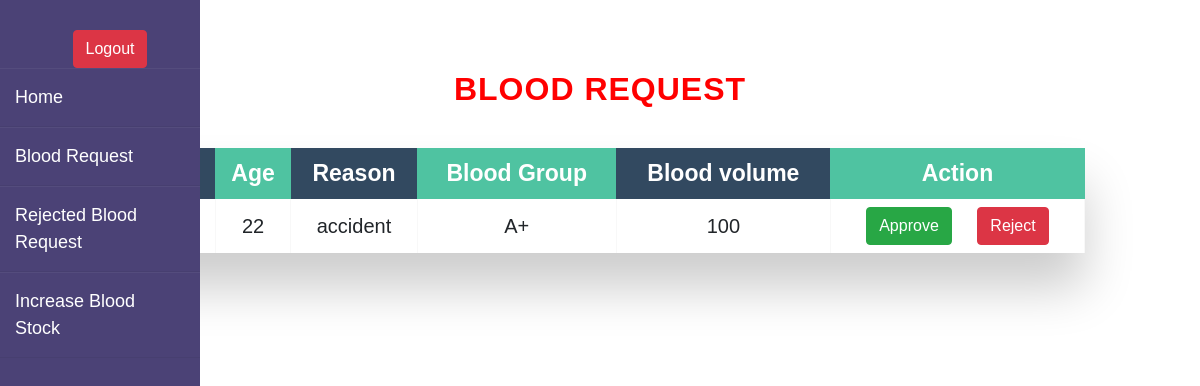
The app's page /user_blood_request with its own data.
### Blood_Bank_Management_System/models.py (models this page shows)
class User20(models.Model):
    name=models.CharField(max_length=20)
    age=models.IntegerField()
    reason=models.CharField(max_length=30)
    blood_group=models.CharField(max_length=10)
    blood_volume=models.IntegerField()
    class Meta:
        db_table="User20"

### Blood_Bank_Management_System/views.py (the view)
# urls.py: path("user_blood_request",views.user_blood_request),
def user_blood_request(request):
    u=User20.objects.all()
    return render(request,'user_blood_request.html',{'u':u})

### Blood_Bank_Management_System/templates/user_blood_request.html (shortened to what this page needs)
{% load static %}
<!doctype html>
<html lang="en">
  <head>
    <link rel="stylesheet" href="{% static 'how2.css' %}">
    <link rel="stylesheet" href="{% static 'user_home1.css' %}">
    <link rel="stylesheet" href="{% static 'user_blood_request1.css' %}">
    <link rel="stylesheet" href="https://cdn.jsdelivr.net/npm/bootstrap@4.4.1/dist/css/bootstrap.min.css">
  </head>
  <body>
    <div class="wrapper">
      <div class="sidebar">
          <div class="text-center">
              <button onclick="window.location.href='home_page';"  ="submit" class="btn btn-danger" data-mdb-ripple-init style="margin-left: 20px;">
                <a>Logout</a>
              </button>
          </div>
          <ul>
            <li><a href="admin_home" style="font-size: 18px;color: white;">Home</a></li>
            <li><a href="user_blood_request" style="font-size: 18px;color: white;">Blood Request</a></li>
            <li><a href="user_request_rejected" style="font-size: 18px;color: white;">Rejected Blood Request</a></li>
            <li><a href="admin_blood_stock" style="font-size: 18px;color: white;">Increase Blood Stock</a></li>
          </ul>
      </div>
  </div>
        <div class="container-lg">
          <h2 style="color: red;margin-top: 40px;font-weight: bold;">Blood Request</h2>
          <div class="table-wrapper">
              <table class="fl-table">
                  <thead>
                  <tr><th>Name</th><th>Age</th><th>Reason</th><th>Blood Group</th><th>Blood volume</th><th>Action</th></tr>
                  </thead>
                  <tbody>
                      {% for i in u %}
                  <tr><td>{{i.name}}</td><td>{{i.age}}</td><td>{{i.reason}}</td><td>{{i.blood_group}}</td><td>{{i.blood_volume}}</td><td><button type="submit" class="btn btn-success" data-mdb-ripple-init onclick="window.location.href='insert_data/{{i.id}}'" class="button" id="myButton">
                    <a>Approve</a>
                  </button>
                  <button type="submit" class="btn btn-danger" data-mdb-ripple-init style="margin-left: 20px;" data-mdb-ripple-init onclick="window.location.href='insert_data1/{{i.id}}'" class="button" id="myButton">
                    <a>Reject</a>
                  </button></td></tr>
                  {% endfor %}
                  </tbody>
              </table>
          </div>
      </div>
  </body>
</html>

### Blood_Bank_Management_System/static/how2.css (style rules this page uses)
* { margin: 0; padding: 0; box-sizing: border-box; list-style: none; text-decoration: none; font-family: sans-serif; }
body { background-color: #f3f5f9; }
.wrapper { display: flex; position: relative; }
.wrapper .sidebar { width: 200px; height: 100%; background: #4b4276; padding: 30px 0px; position: fixed; }
.wrapper .sidebar .text-center { text-align: center; }
.wrapper .sidebar ul li { padding: 15px; border-bottom: 1px solid #bdb8d7; border-bottom: 1px solid rgba(0,0,0,0.05); border-top: 1px solid rgba(255,255,255,0.05); }
.wrapper .sidebar ul li a { color: #bdb8d7; display: block; }

### Blood_Bank_Management_System/static/user_blood_request1.css (style rules this page uses)
* { box-sizing: border-box; -webkit-box-sizing: border-box; -moz-box-sizing: border-box; }
body { font-family: Helvetica; -webkit-font-smoothing: antialiased; background: rgba( 71, 147, 227, 1); }
h2 { text-align: center; font-size: 18px; text-transform: uppercase; letter-spacing: 1px; color: black; padding: 30px 0; }
.table-wrapper { margin: 10px 70px 70px; box-shadow: 0px 35px 50px rgba( 0, 0, 0, 0.2 ); }
.fl-table { border-radius: 5px; font-size: 23px; font-weight: normal; border: none; border-collapse: collapse; width: 100%; max-width: 100%; white-space: nowrap; background-color: white; }
.fl-table td, .fl-table th { text-align: center; padding: 8px; }
.fl-table td { border-right: 1px solid #f8f8f8; font-size: 20px; }
.fl-table thead th { color: #ffffff; background: #4FC3A1; }
.fl-table thead th:nth-child(odd) { color: #ffffff; background: #324960; }

### records on screen
User20: age "22", reason "accident", blood_group "A+", blood_volume "100"
